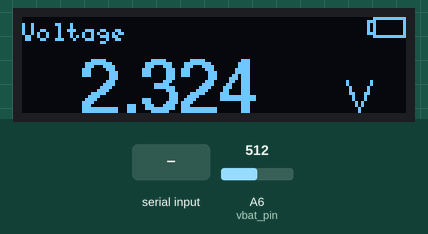
Simulated run of this sketch. Board: Arduino Pro Mini, built with avr-gcc and run on an emulated ATmega328P. On the bench: 128×32 one-colour display. The test bench sets the inputs (shaded band); at power-on: A6 (vbat_pin) = 512. What the sketch prints to the serial monitor is not drawn.

Above: at 1.2 s.
1.3 s: A6 (vbat_pin) set to 777
At 3.2 s:
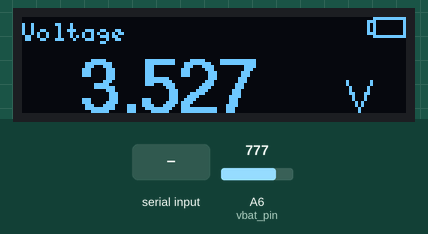
3.9 s: A6 (vbat_pin) set to 803
At 5.4 s:
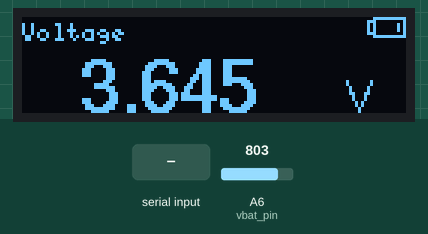
6.1 s: A6 (vbat_pin) set to 841
At 7.4 s:
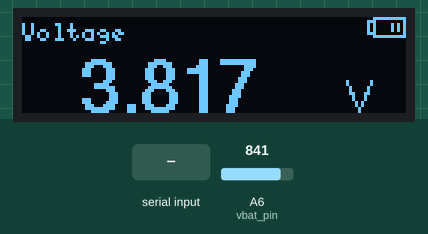
8.3 s: A6 (vbat_pin) set to 900
At 11.1 s:
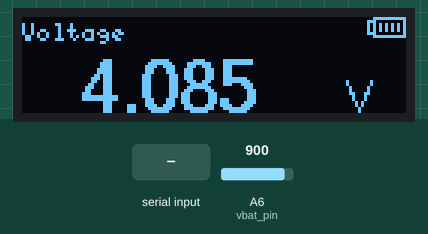
11.4 s: "BME280: \n" received over Serial
At 13.0 s:
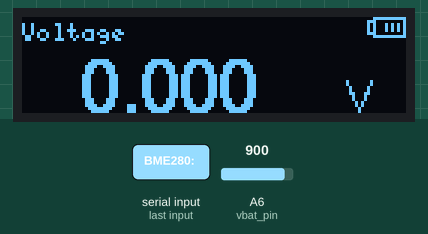
14.5 s: "90,45\n" received over Serial
At 16.4 s:
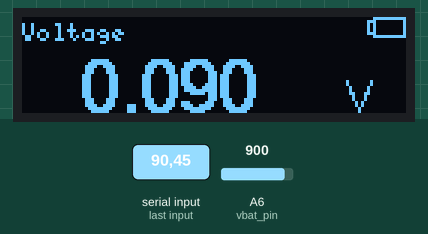
Timing chart, 0 to 17.9 s (numbered marks = the images above; inputs shaded):
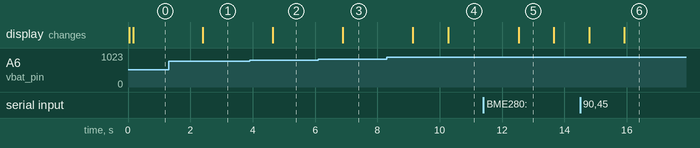

The sketch:

sketch_oled_meter.ino
```cpp
/*
 * Arduino Pro Mini with 128x32 OLED Display Module with I2C interface header
 * Also display a 4-bar battery icon on the top right hand corner
 * I2C Option: BME280 Temperature, Humidity, Pressure Sensor
 * I2C Option: INA219 High Side Current Sensor (26V,±3.2A)
 */

#include <Arduino.h>
#include <U8g2lib.h>
#include <Adafruit_Sensor.h>
#include <Adafruit_BME280.h>
#include <Adafruit_INA219.h>

#ifdef U8X8_HAVE_HW_SPI
#include <SPI.h>
#endif
#ifdef U8X8_HAVE_HW_I2C
#include <Wire.h>
#endif

// Compiler directives, comment out to disable
#define USE_SERIAL Serial           // Valid options: Serial and Serial1
//#define I2C_BME280_ADDR 0x76      // BME280 Temperature/Humidity/Pressure Sensor
//#define I2C_INA219_ADDR 0x40      // INA219 High Side Current Sensor

// To read a max 4.2V from V(bat), a voltage divider 330KΩ-100KΩ-GND is used to drop max voltage
// down to 1.08V (=Vref)
const float volt_div_const = 4.30*1.08/1.023;           // multiplier = Vin_max*Vref/1.023 (mV)

// SOC table for 75%, 50%, 25% and <5%  (mV)
const int bat_soc_table[] = { 3970, 3860, 3750, 3600 }; // eBay_501235_180mAh @20mA
const int bat_hys_theshold = 30;     // (mV) Hysteresis threshold. Only implemented on FULL/EMPTY

const int   vbat_pin = A6;        // ADC Pin connected to VBAT
const int   led_flip_mode = 1;    // 1 = LED display is rotated 180
const float led_altitude = 30;    // My altitude (meters)

const unsigned int display_refresh_rate = 1 * 1000; // Display refresh interval = 1 sec
const unsigned int mode_cycling_rate    = 3 * 1000; // Meter mode cycling interval = 3 sec

enum Battery { EMPTY_BAR, ONE_BAR, TWO_BAR,   // Full = 100%,  Three-bar = 75%,  Two-bar = 50%
               THREE_BAR, FULL_BAR };         // One-bar = 25%,  Empty = <5%
Battery batCurrStatus, batPrevStatus;

enum MeterMode { DISP_TEMP, DISP_HUMID };     // Display cycle between temperature and humidity
MeterMode meterMode;
unsigned long modeStartTime;

#ifdef USE_SERIAL
String readBuffer ="";                        // Console input, global variable so value persist
#endif

// use online image converter => http://www.online-utility.org/image_converter.jsp?outputType=XBM
int batWidth=13;
int batHeight=7;
static const unsigned char bat_full_bitmap[] U8X8_PROGMEM = {
  0xFC, 0x1F, 0x07, 0x10, 0x55, 0x15, 0x55, 0x15, 0x55, 0x15, 0x07, 0x10, 0xFC, 0x1F };
static const unsigned char bat_threebar_bitmap[] U8X8_PROGMEM = {
  0xFC, 0x1F, 0x07, 0x10, 0x45, 0x15, 0x45, 0x15, 0x45, 0x15, 0x07, 0x10, 0xFC, 0x1F };
static const unsigned char bat_twobar_bitmap[] U8X8_PROGMEM = {
  0xFC, 0x1F, 0x07, 0x10, 0x05, 0x15, 0x05, 0x15, 0x05, 0x15, 0x07, 0x10, 0xFC, 0x1F };
static const unsigned char bat_onebar_bitmap[] U8X8_PROGMEM = {
  0xFC, 0x1F, 0x07, 0x10, 0x05, 0x14, 0x05, 0x14, 0x05, 0x14, 0x07, 0x10, 0xFC, 0x1F };
static const unsigned char bat_empty_bitmap[] U8X8_PROGMEM = {
  0xFC, 0x1F, 0x07, 0x10, 0x05, 0x10, 0x05, 0x10, 0x05, 0x10, 0x07, 0x10, 0xFC, 0x1F };

// Initialize class objects
U8G2_SSD1306_128X32_UNIVISION_1_HW_I2C u8g2(U8G2_R0, /* reset=*/ U8X8_PIN_NONE);
#ifdef I2C_BME280_ADDR
Adafruit_BME280 bme;
#endif
#ifdef I2C_INA219_ADDR
Adafruit_INA219 ina219(I2C_INA219_ADDR);
#endif


void blinkLED()
{
  while (1) {
    digitalWrite(LED_BUILTIN, HIGH);    // turn the LED on (HIGH is the voltage level)
    delay(1000);                    // wait for a second
    digitalWrite(LED_BUILTIN, LOW);     // turn the LED off by making the voltage LOW
    delay(1000);                    // wait for a second
  }
}


int readBatteryVoltage()
{
  int volt = analogRead(vbat_pin) * volt_div_const;
  // Take average of two readings to get rid of noise
  delay(1);
  volt = ( volt + analogRead(vbat_pin)*volt_div_const ) / 2 ;
  return volt;
}


// Initialize the battery icon bitmap function
void setupBatteryIcon(int mV)
{
  if ( mV > bat_soc_table[0] )
    batCurrStatus = batPrevStatus = FULL_BAR;
  else if ( mV > bat_soc_table[1] )
    batCurrStatus = batPrevStatus = THREE_BAR;
  else if ( mV > bat_soc_table[2] )
    batCurrStatus = batPrevStatus = TWO_BAR;
  else if ( mV > bat_soc_table[3] )
    batCurrStatus = batPrevStatus = ONE_BAR;
  else
    batCurrStatus = batPrevStatus = EMPTY_BAR;
}


// Returns the battery icon bitmap for the corresponding voltage input
// To avoid flickering between two states, we make sure the state machine
// never goes back to the previous state.
const unsigned char * getBatteryIconBitmap(int mV)
{
  switch (batCurrStatus) {
  case FULL_BAR:
    if ((mV < bat_soc_table[0]) && (batPrevStatus != THREE_BAR)) {
      batPrevStatus = batCurrStatus;
      batCurrStatus = THREE_BAR;
      return bat_threebar_bitmap;
    }
    if (mV > bat_soc_table[0]+bat_hys_theshold)
      batPrevStatus = batCurrStatus;
    return bat_full_bitmap;
  case THREE_BAR:
    if ((mV > bat_soc_table[0]) && (batPrevStatus != FULL_BAR)) {
      batPrevStatus = batCurrStatus;
      batCurrStatus = FULL_BAR;
      return bat_full_bitmap;
    }
    if ((mV < bat_soc_table[1]) && (batPrevStatus != TWO_BAR)) {
      batPrevStatus = batCurrStatus;
      batCurrStatus = TWO_BAR;
      return bat_twobar_bitmap;
    }
    return bat_threebar_bitmap;
  case TWO_BAR:
    if ((mV > bat_soc_table[1]) && (batPrevStatus != THREE_BAR)) {
      batPrevStatus = batCurrStatus;
      batCurrStatus = THREE_BAR;
      return bat_threebar_bitmap;
    }
    if ((mV < bat_soc_table[2]) && (batPrevStatus != ONE_BAR)) {
      batPrevStatus = batCurrStatus;
      batCurrStatus = ONE_BAR;
      return bat_onebar_bitmap;
    }
    return bat_twobar_bitmap;
  case ONE_BAR:
    if ((mV > bat_soc_table[2]) && (batPrevStatus != TWO_BAR)) {
      batPrevStatus = batCurrStatus;
      batCurrStatus = TWO_BAR;
      return bat_twobar_bitmap;
    }
    if ((mV < bat_soc_table[3]) && (batPrevStatus != EMPTY_BAR)) {
      batPrevStatus = batCurrStatus;
      batCurrStatus = EMPTY_BAR;
      return bat_empty_bitmap;
    }
    return bat_onebar_bitmap;
  case EMPTY_BAR:
    if ((mV > bat_soc_table[3]) && (batPrevStatus != ONE_BAR)) {
      batPrevStatus = batCurrStatus;
      batCurrStatus = ONE_BAR;
      return bat_onebar_bitmap;
    }
    if (mV < bat_soc_table[3]-bat_hys_theshold)
      batPrevStatus = batCurrStatus;
    return bat_empty_bitmap;
  } // end of switch()

} // end of getBatteryIconBitmap()


void setup(void)
{
  #ifdef USE_SERIAL
  USE_SERIAL.begin(57600);    // 8MHz ATmega328 can't go as fast as 115200, drop down a notch.
  delay(10);
  USE_SERIAL.println();
  USE_SERIAL.println();
  #endif

  // Beginning hardware checks
  #ifdef I2C_BME280_ADDR
  if (!bme.begin(I2C_BME280_ADDR)) {
    #ifdef USE_SERIAL
    USE_SERIAL.println(F("Error: Couldn't find a BME280 sensor."));
    #endif
    blinkLED();
  }
  delay(10);   // wait for BME280 to initiallize
  meterMode = DISP_TEMP;  // Initiallize diplay mode
  modeStartTime = millis();
  #endif //I2C_BME280_ADDR
  #ifdef I2C_INA219_ADDR
  ina219.begin();
  #endif //I2C_INA219_ADDR

  // Initiallize U8g2 library
  u8g2.begin();
  u8g2.setFlipMode(led_flip_mode);

  // Set Vref=1.1V, this makes ADC working correctly even when Vbat goes below 3.3V
  analogReference(INTERNAL);
  setupBatteryIcon(readBatteryVoltage());

} // end of setup()


void displayVoltage(float volt)
{
  u8g2.setFont(u8g2_font_5x8_tr);
  u8g2.drawStr(0, 8, "Voltage");
  u8g2.setFont(u8g2_font_helvB18_tr);
  u8g2.setCursor(20, 32);
  u8g2.print(volt/1000.0F,3);
  u8g2.setFont(u8g2_font_helvR10_tr);
  u8g2.drawStr(108, 32, "V");
}


void displayTemperature(float temp)
{
  u8g2.setFont(u8g2_font_5x8_tr);
  u8g2.drawStr(0, 8, "Temperature");
  u8g2.setFont(u8g2_font_helvB18_tr);
  u8g2.setCursor(30, 32);
  u8g2.print(temp,1);
  u8g2.setFont(u8g2_font_helvR10_tf);
  char s[] = {0xb0,0x43,0x00};
  u8g2.drawStr(108, 32, s);
}


void displayHumidity(float rh)
{
  u8g2.setFont(u8g2_font_5x8_tr);
  u8g2.drawStr(0, 8, "Humidity");
  u8g2.setFont(u8g2_font_helvB18_tr);
  u8g2.setCursor(30, 32);
  u8g2.print(rh,1);
  u8g2.setFont(u8g2_font_helvR10_tf);
  char s[] = "% ";
  u8g2.drawStr(108, 32, s);
}


void displayCurrent(float amp)
{
  u8g2.setFont(u8g2_font_5x8_tr);
  u8g2.drawStr(0, 8, "Current");
  u8g2.setFont(u8g2_font_helvB18_tr);
  if (abs(amp) < 1000) {
    u8g2.setCursor(30, 32);
    u8g2.print(amp,0);
    u8g2.setFont(u8g2_font_helvR10_tr);
    u8g2.drawStr(108, 32, "mA");
  } else {
    u8g2.setCursor(20, 32);
    u8g2.print(amp/1000.0F,3);
    u8g2.setFont(u8g2_font_helvR10_tr);
    u8g2.drawStr(108, 32, "A");
  }
}


void loop(void)
{
  int batteryVoltage = readBatteryVoltage();
  #ifdef USE_SERIAL
  USE_SERIAL.println("Battery: "+String(batteryVoltage)+"mV  ");
  #endif
  #ifdef I2C_BME280_ADDR
  // Measure BME280 sensors
  float bmeTemperature = bme.readTemperature();
  float bmeHumidity = bme.readHumidity();
  float seaLevelPressure = bme.seaLevelForAltitude(led_altitude,bme.readPressure()) / 100.0F; //(hPa)
  if ( millis()-modeStartTime >= mode_cycling_rate ) {
    if (meterMode == DISP_TEMP)
      meterMode = DISP_HUMID;
    else if (meterMode == DISP_HUMID)
      meterMode = DISP_TEMP;
    modeStartTime = millis();
  }
  #ifdef USE_SERIAL
  USE_SERIAL.println("BME280: "+String(bmeTemperature,1)+"C, " + String(bmeHumidity,1) + "%, " + String(seaLevelPressure,1) + "hPa");
  #endif
  #endif //I2C_BME280_ADDR
  #ifdef I2C_INA219_ADDR
  float inaCurrent = ina219.getCurrent_mA();
  #ifdef USE_SERIAL
  USE_SERIAL.println("INA219: "+String(inaCurrent,0)+"mA");
  #endif
  #endif //I2C_INA219_ADDR
  #ifdef USE_SERIAL
  // Allow developer to test value by enter it through console
  if (USE_SERIAL.available()) {
    readBuffer="";
    while (USE_SERIAL.available()) {
      // Read every byte until <newline> encountered
      // Note: make sure the terminal sends <newline> for every end of line
      char c = USE_SERIAL.read();
      if (c != '\n')
        readBuffer += c;
    }
  }
  if (readBuffer.length() >0) {
    int newval = readBuffer.toInt();
    USE_SERIAL.println("New Value: \""+readBuffer+"\" ");
    // Change the variable to the reading you are testing
    batteryVoltage = newval;
  }
  #endif //USE_SERIAL
  const unsigned char * bitmap = getBatteryIconBitmap(batteryVoltage);
  u8g2.firstPage();
  do {
    u8g2.drawXBMP(115,0, batWidth, batHeight, bitmap);
    #if !defined(I2C_BME280_ADDR) && !defined(I2C_INA219_ADDR)
    displayVoltage(batteryVoltage);
    #endif // No I2C_ directive defined
    #ifdef I2C_BME280_ADDR
    if (meterMode == DISP_TEMP)
      displayTemperature(bmeTemperature);
    else if (meterMode == DISP_HUMID)
      displayHumidity(bmeHumidity);
    #endif //I2C_BME280_ADDR
    #ifdef I2C_INA219_ADDR
    displayCurrent(inaCurrent);
    #endif //I2C_INA219_ADDR
  } while ( u8g2.nextPage() );
  delay(display_refresh_rate);
} // end of loop()
```

Measured:
- the behaviour switches between 793 and 794 on A6 (vbat_pin) (found by bisection; images 1 and 2)
- the behaviour switches between 826 and 827 on A6 (vbat_pin) (found by bisection; images 2 and 3)
- after the input at 1.3 s, the display: changes after 1.1 s (image 1)
- after the input at 3.9 s, the display: changes after 0.75 s (image 2)
- after the input at 6.1 s, the display: changes after 0.80 s (image 3)
- after the input at 8.3 s, the display: first changes after 0.84 s (image 4 shows a later state)
- after the input at 11.4 s, the display: changes after 1.1 s (image 5)
